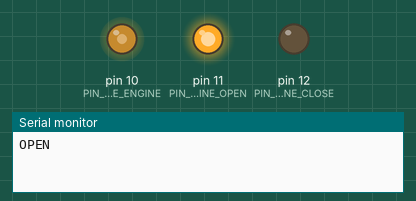
This sketch was run on a simulated Arduino Uno, built with avr-gcc and run on an emulated ATmega328P. On the bench: output pins drawn as LEDs (lit = HIGH), the last lines printed to the serial monitor.

Above: at 0.05 s.
At 5.05 s:
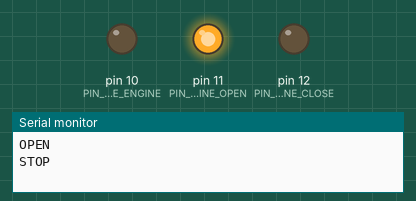
At 6.05 s:
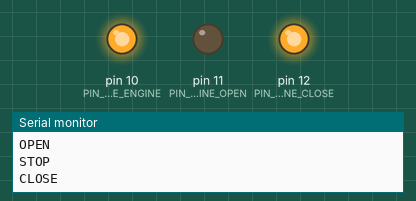
At 11.95 s:
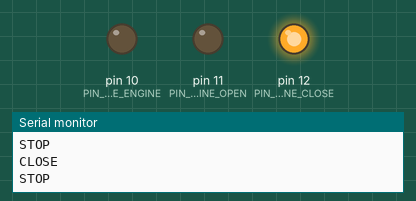
Timing chart, 0 to 15.6 s (numbered marks = the images above):
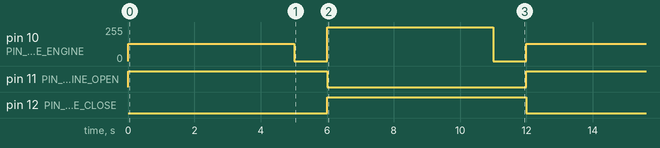

Measured:
- by itself, pin 10 (PIN_ACTIVATE_ENGINE): repeats every 12.0 s: 0/255 1.0 s, 255/255 5.0 s, 0/255 1.0 s, 128/255 5.0 s
- by itself, pin 11 (PIN_ENGINE_OPEN), pin 12 (PIN_ENGINE_CLOSE): alternates HIGH for 6.0 s and LOW for 6.0 s

The sketch:

PuenteH.ino
```cpp
#define PIN_ENGINE_OPEN 11
#define PIN_ENGINE_CLOSE 12
#define PIN_ACTIVATE_ENGINE 10

void setup() {
pinMode(PIN_ENGINE_OPEN, OUTPUT);
  pinMode(PIN_ENGINE_CLOSE, OUTPUT);
  pinMode(PIN_ACTIVATE_ENGINE, OUTPUT);

  // put your setup code here, to run once:
  Serial.begin(9600);
}

void loop() {

    int power =128;
    Serial.println("OPEN");
    analogWrite(PIN_ACTIVATE_ENGINE,power);
    digitalWrite(PIN_ENGINE_CLOSE,LOW);
    digitalWrite(PIN_ENGINE_OPEN,HIGH);
    delay(5000);
    Serial.println("STOP");
    digitalWrite(PIN_ACTIVATE_ENGINE,LOW);
    delay(1000);
    power=255;
    Serial.println("CLOSE");
    analogWrite(PIN_ACTIVATE_ENGINE,power);
    digitalWrite(PIN_ENGINE_OPEN,LOW);
    digitalWrite(PIN_ENGINE_CLOSE,HIGH);
    delay(5000);
    Serial.println("STOP");
    digitalWrite(PIN_ACTIVATE_ENGINE,LOW);
    delay(1000);
  // put your main code here, to run repeatedly:

}
```
